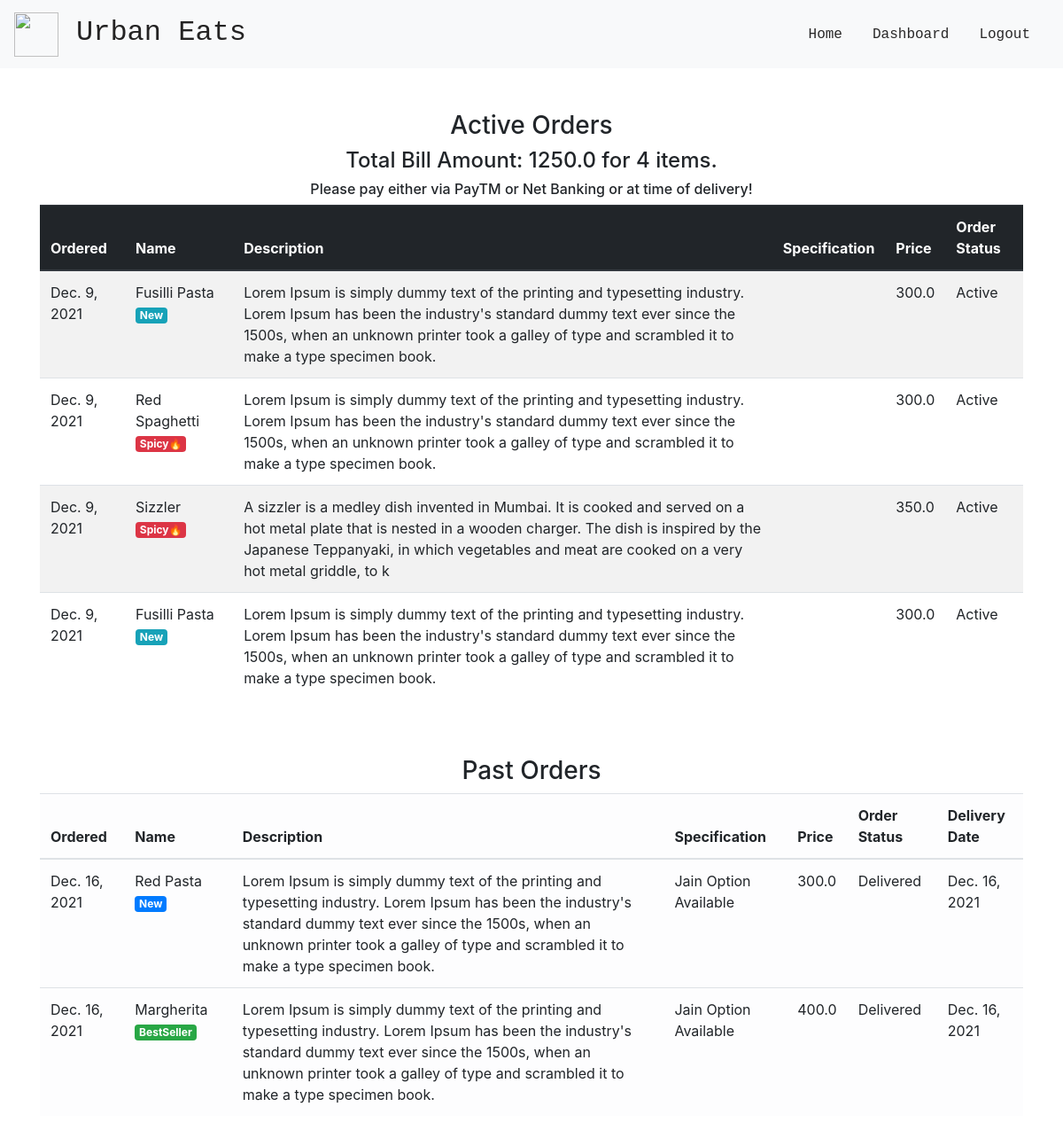
The app's page /order_details/ (signed in), older data.
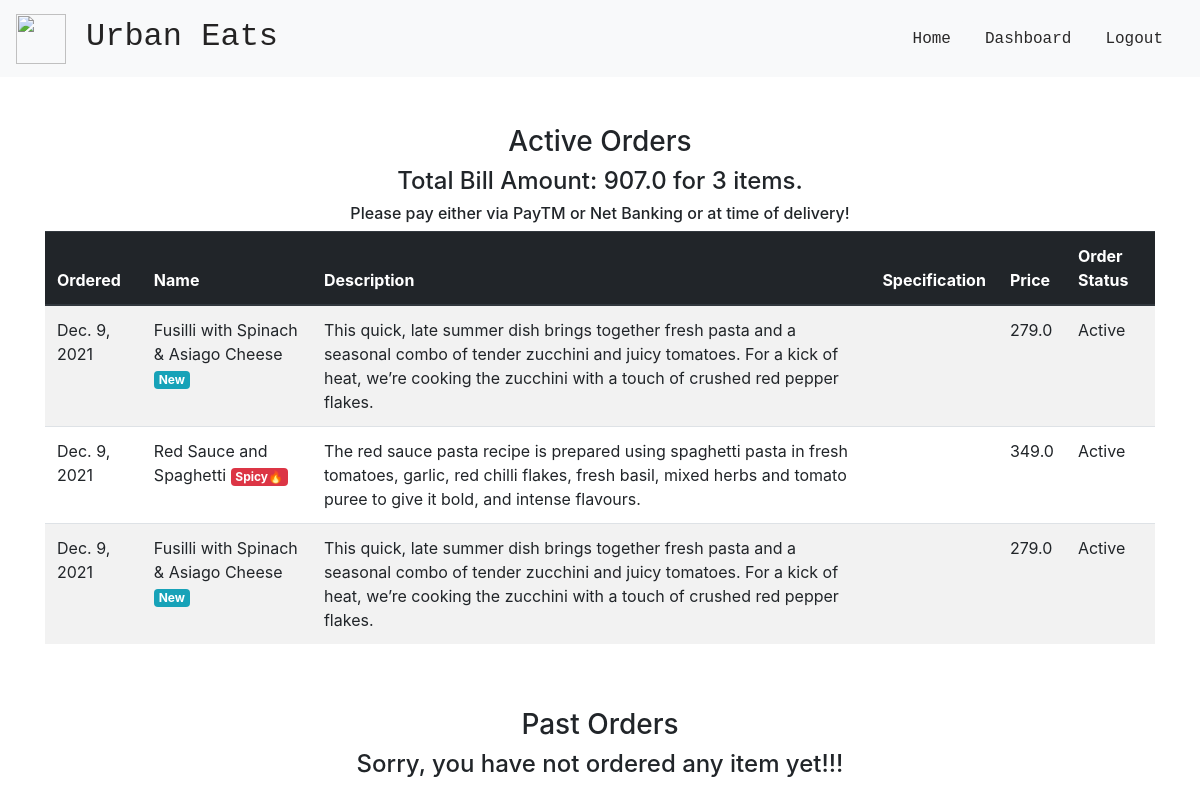
The same page, newer data.
### main/models.py (models this page shows, shortened)
class CartItems(models.Model):
    ORDER_STATUS = (
        ('Active', 'Active'),
        ('Delivered', 'Delivered')
    )
    user = models.ForeignKey(User, on_delete=models.CASCADE)
    item = models.ForeignKey(Item, on_delete=models.CASCADE)
    instructions = models.CharField(max_length=250,default="")
    ordered = models.BooleanField(default=False)
    quantity = models.IntegerField(default=1)
    ordered_date = models.DateField(default=timezone.now)
    status = models.CharField(max_length=20, choices=ORDER_STATUS, default='Active')
    delivery_date = models.DateField(default=timezone.now)
    class Meta:
        verbose_name = 'Cart Item'
        verbose_name_plural = 'Cart Items'

class Item(models.Model):
    LABELS = (
        ('BestSeller', 'BestSeller'),
        ('New', 'New'),
        ('Spicy🔥', 'Spicy🔥'),
    )
    LABEL_COLOUR = (
        ('danger', 'danger'),
        ('success', 'success'),
        ('primary', 'primary'),
        ('info', 'info')
    )
    title = models.CharField(max_length=150)
    description = models.CharField(max_length=250,blank=True)
    price = models.FloatField()
    instructions = models.CharField(max_length=250,default="Jain Option Available")
    image = models.ImageField(default='default.png', upload_to='images/')
    labels = models.CharField(max_length=25, choices=LABELS, blank=True)
    label_colour = models.CharField(max_length=15, choices=LABEL_COLOUR, blank=True)
    slug = models.SlugField(default="sushi_name")
    created_by = models.ForeignKey(User, on_delete=models.CASCADE)

### main/views.py (the view)
# urls.py: path('order_details/', views.order_details, name='order_details'),
@login_required
def order_details(request):
    items = CartItems.objects.filter(user=request.user, ordered=True,status="Active").order_by('-ordered_date')
    cart_items = CartItems.objects.filter(user=request.user, ordered=True,status="Delivered").order_by('-ordered_date')
    bill = items.aggregate(Sum('item__price'))
    number = items.aggregate(Sum('quantity'))
    total = bill.get("item__price__sum")
    count = number.get("quantity__sum")
    context = {
        'items':items,
        'cart_items':cart_items,
        'total': total,
        'count': count,
    }
    return render(request, 'main/order_details.html', context)

### main/templatetags/get_group.py (called while the page is built)
@register.filter(name='has_group')
def has_group(user, group_name):
    return user.groups.filter(name=group_name).exists()

### main/templates/main/order_details.html
{% extends "main/layout.html" %}
{% block content %}
<div class="cart">
    <div class="container">
        <div class="row">
            <div class="col-sm-12 mt-5">
                <h3 class="text-center">Active Orders</h3>
                {% if items %}
                <h4 class="text-center">Total Bill Amount: {{total}} for {{ count }} items.</h4>
                <h6 class="text-center">Please pay either via PayTM or Net Banking or at time of delivery!</h6>
                <div class="table-responsive">
                    <table class="table table-striped table-hover">
                        <thead class="thead-dark">
                        <tr>
                            <th scope="col">Ordered</th>
                            <th scope="col">Name</th>
                            <th scope="col">Description</th>
                            <th scope="col">Specification</th>
                            <th scope="col">Price</th>
                            <th scope="col">Order Status</th>
                        </tr>
                        </thead>
                        <tbody>
                            {% for item_active in items %}
                        <tr>
                            <td>{{ item_active.ordered_date }}</td>
                            <td>{{ item_active.item.title }} <span class="badge badge-{{ item_active.item.label_colour }}">{{ item_active.item.labels }}</span></td>
                            <td>{{ item_active.item.description }}</td>
                            <td>{{ item_active.instructions }}</td>
                            <td>{{ item_active.item.price }}</td>
                            <td>{{ item_active.status }}</td>
                        </tr>
                            {% endfor %}
                        </tbody>
                    </table>
                </div>
                {% else %}
                <h4 class="text-center">Sorry, you have not ordered any item yet!!!</h4>
                {% endif %}
            </div>
        </div>
        <div class="row">
            <div class="col-sm-12 mt-5">
                <h3 class="text-center">Past Orders</h3>
                {% if cart_items %}
                <div class="table-responsive">
                    <table class="table table-light">
                        <thead>
                        <tr>
                            <th scope="col">Ordered</th>
                            <th scope="col">Name</th>
                            <th scope="col">Description</th>
                            <th scope="col">Specification</th>
                            <th scope="col">Price</th>
                            <th scope="col">Order Status</th>
                            <th scope="col">Delivery Date</th>
                        </tr>
                        </thead>
                        <tbody>
                            {% for cart in cart_items %}
                        <tr>
                            <td>{{ cart.ordered_date }}</td>
                            <td>{{ cart.item.title }} <span class="badge badge-{{ cart.item.label_colour }}">{{ cart.item.labels }}</span></td>
                            <td>{{ cart.item.description }}</td>
                            <td>{{ cart.item.instructions }}</td>
                            <td>{{ cart.item.price }}</td>
                            <td>{{ cart.status }}</td>
                            <td>{{ cart.delivery_date }}</td>
                        </tr>
                            {% endfor %}
                        </tbody>
                    </table>
                </div>
                {% else %}
                <h4 class="text-center">Sorry, you have not ordered any item yet!!!</h4>
                {% endif %}
            </div>
        </div>
    </div>
</div>
{% endblock content %}

Row changes from the older to the newer data that the page shows:
removed CartItems: ordered_date "Dec. 9, 2021", item "Sizzler", item.labels "Spicy🔥", item.description "A sizzler is a medley dish invented in Mumbai. It is cooked and served on a hot metal plate that is nested in a wooden charger. The dish is inspired by the Japanese Teppanyaki, in which vegetables and meat are cooked on a very hot metal griddle, to k", item.price "350.0", status "Active", shown under "Please pay either via PayTM or Net Banking or at time of delivery!"
removed CartItems: ordered_date "Dec. 16, 2021", item "Red Pasta", item.labels "New", item.description "Lorem Ipsum is simply dummy text of the printing and typesetting industry. Lorem Ipsum has been the industry's standard dummy text ever since the 1500s, when an unknown printer took a galley of type and scrambled it to make a type specimen book.", item.instructions "Jain Option Available", item.price "300.0", status "Delivered", delivery_date "Dec. 16, 2021", shown under "Past Orders"
removed CartItems: ordered_date "Dec. 16, 2021", item "Margherita", item.labels "BestSeller", item.description "Lorem Ipsum is simply dummy text of the printing and typesetting industry. Lorem Ipsum has been the industry's standard dummy text ever since the 1500s, when an unknown printer took a galley of type and scrambled it to make a type specimen book.", item.instructions "Jain Option Available", item.price "400.0", status "Delivered", delivery_date "Dec. 16, 2021", shown under "Past Orders"
changed through a linked row, CartItems (number 1 of 3 on the later page): item "Fusilli Pasta" → "Fusilli with Spinach & Asiago Cheese"; item.description "Lorem Ipsum is simply dummy text of the printing and typesetting industry. Lorem Ipsum has been the industry's standard dummy text ever since the 1500s, when an unknown printer took a galley of type and scrambled it to make a type specimen book." → "This quick, late summer dish brings together fresh pasta and a seasonal combo of tender zucchini and juicy tomatoes. For a kick of heat, we’re cooking the zucchini with a touch of crushed red pepper flakes."; item.price "300.0" → "279.0"
changed through a linked row, CartItems "Spicy🔥": item "Red Spaghetti" → "Red Sauce and Spaghetti"; item.description "Lorem Ipsum is simply dummy text of the printing and typesetting industry. Lorem Ipsum has been the industry's standard dummy text ever since the 1500s, when an unknown printer took a galley of type and scrambled it to make a type specimen book." → "The red sauce pasta recipe is prepared using spaghetti pasta in fresh tomatoes, garlic, red chilli flakes, fresh basil, mixed herbs and tomato puree to give it bold, and intense flavours."; item.price "300.0" → "349.0"
changed through a linked row, CartItems (number 3 of 3 on the later page): item "Fusilli Pasta" → "Fusilli with Spinach & Asiago Cheese"; item.description "Lorem Ipsum is simply dummy text of the printing and typesetting industry. Lorem Ipsum has been the industry's standard dummy text ever since the 1500s, when an unknown printer took a galley of type and scrambled it to make a type specimen book." → "This quick, late summer dish brings together fresh pasta and a seasonal combo of tender zucchini and juicy tomatoes. For a kick of heat, we’re cooking the zucchini with a touch of crushed red pepper flakes."; item.price "300.0" → "279.0"
Text that changed along with them:
{{ total }}: "1250.0" → "907.0"
{{ count }}: "4" → "3"
text no longer shown: "Ordered Name Description Specification Price Order Status Delivery Date"
text now shown: "Sorry, you have not ordered any item yet!!!"
